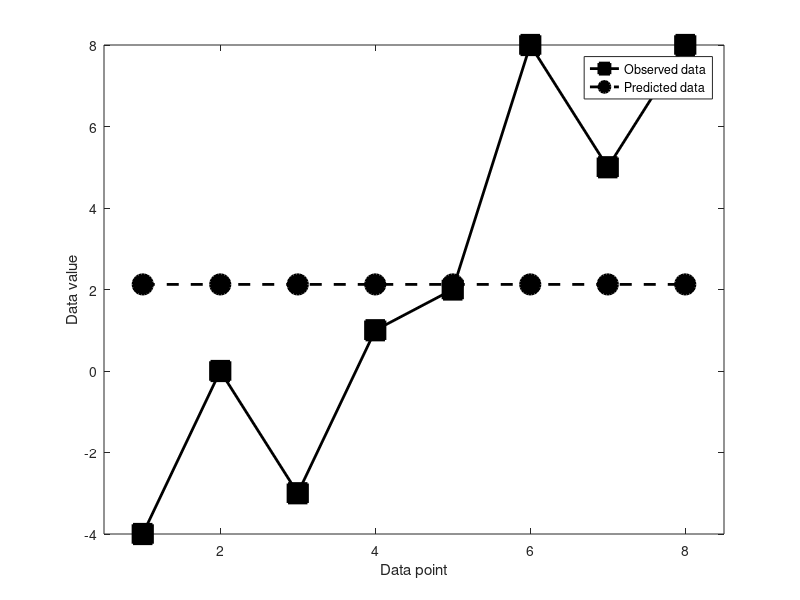
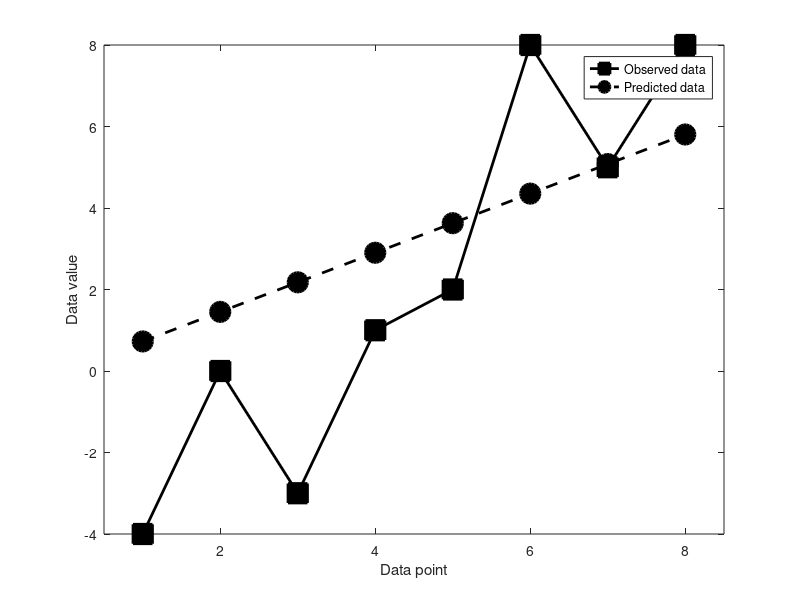
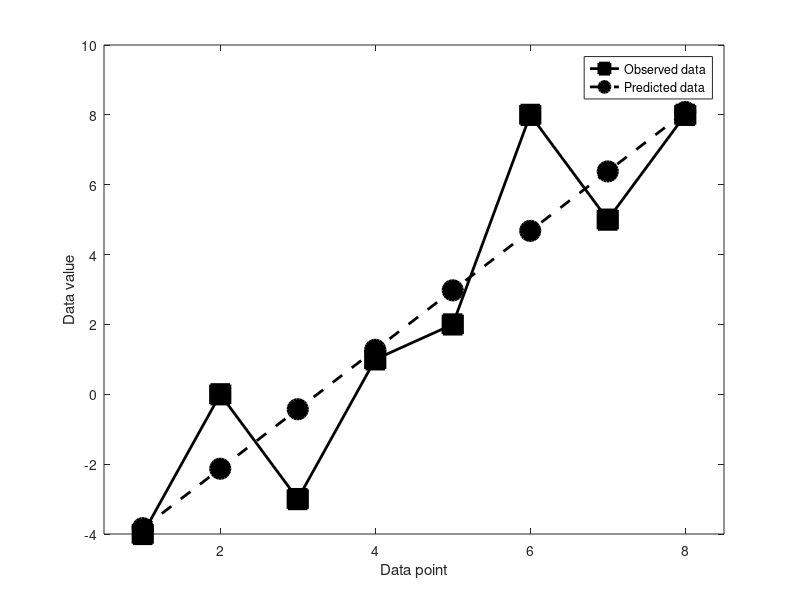

These figures' MATLAB source, in order:
%%
%     COURSE: Linear algebra: theory and implementation
%    SECTION: Least-squares and statistics
%      VIDEO: Least-squares example 1
% Instructor: sincxpress.com
% Course url: https://www.udemy.com/course/linear-algebra-theory-and-implementation/?couponCode=202110
% 
%%

%% average value

% data
data = [ -4, 0, -3, 1, 2, 8, 5, 8 ]';
N    = length(data);

% design matrix
X = ones(N,1);

% fit the model
b = (X'*X)\(X'*data);

% compare against the mean
m = mean(data);

% compute the model-predicted values
yHat = X*b;

% plot data and model prediction
figure(3), clf
plot(1:N,data,'ks-','markerfacecolor','k','linew',2,'markersize',14)
hold on
plot(1:N,yHat,'ko--','markerfacecolor','k','linew',2,'markersize',14)

set(gca,'xlim',[.5 N+.5])
xlabel('Data point'), ylabel('Data value')
legend({'Observed data';'Predicted data'})

%% same as above but linear trend

% design matrix
X = (1:N)';

% fit the model
b = (X'*X)\(X'*data);

% compare against the mean
m = mean(data);

% compute the model-predicted values
yHat = X*b;

% plot data and model prediction
figure(4), clf
plot(1:N,data,'ks-','markerfacecolor','k','linew',2,'markersize',14)
hold on
plot(1:N,yHat,'ko--','markerfacecolor','k','linew',2,'markersize',14)

set(gca,'xlim',[.5 N+.5])
xlabel('Data point'), ylabel('Data value')
legend({'Observed data';'Predicted data'})

%% Now with an intercept and trend (slope)

% design matrix
X = [ ones(N,1) (1:N)' ];

% fit the model
b = (X'*X)\(X'*data);

% compare against the mean
m = mean(data);

% compute the model-predicted values
yHat = X*b;

% plot data and model prediction
figure(5), clf
plot(1:N,data,'ks-','markerfacecolor','k','linew',2,'markersize',14)
hold on
plot(1:N,yHat,'ko--','markerfacecolor','k','linew',2,'markersize',14)

set(gca,'xlim',[.5 N+.5])
xlabel('Data point'), ylabel('Data value')
legend({'Observed data';'Predicted data'})

%% done.
